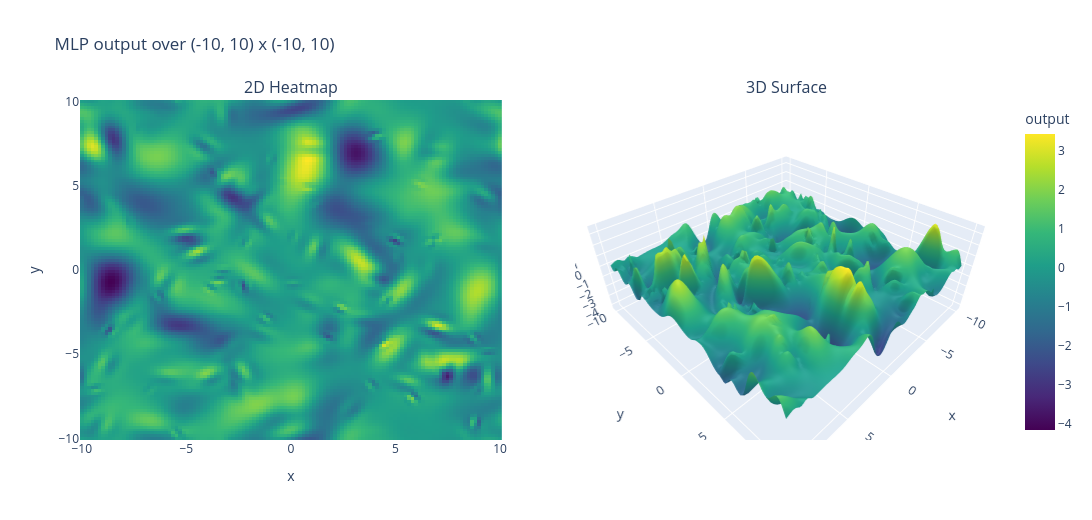

Here is the notebook cell this chart was saved with:
### Code cell
def evaluate_on_grid(model, x_range=(-10, 10), y_range=(-10, 10), resolution=120):
    x = np.linspace(x_range[0], x_range[1], resolution)
    y = np.linspace(y_range[0], y_range[1], resolution)
    xx, yy = np.meshgrid(x, y)
    grid = np.stack([xx.flatten(), yy.flatten()], axis=-1)

    with torch.no_grad():
        inputs = torch.from_numpy(grid).float()
        outputs = model(inputs).numpy().reshape(resolution, resolution)

    return x, y, xx, yy, outputs


def plot_2d_3d(model, x_range=(-10, 10), y_range=(-10, 10), resolution=120):
    x, y, xx, yy, outputs = evaluate_on_grid(
        model, x_range=x_range, y_range=y_range, resolution=resolution
    )

    # 2D heatmap and 3D surface side-by-side
    fig = make_subplots(
        rows=1,
        cols=2,
        specs=[[{"type": "heatmap"}, {"type": "surface"}]],
        subplot_titles=("2D Heatmap", "3D Surface"),
        horizontal_spacing=0.08,
    )

    fig.add_trace(
        go.Heatmap(
            z=outputs, x=x, y=y, colorscale="Viridis", colorbar=dict(title="output")
        ),
        row=1,
        col=1,
    )

    fig.add_trace(
        go.Surface(z=outputs, x=xx, y=yy, colorscale="Viridis", showscale=False),
        row=1,
        col=2,
    )

    fig.update_xaxes(title_text="x", row=1, col=1)
    fig.update_yaxes(title_text="y", row=1, col=1)
    fig.update_scenes(
        xaxis_title="x", yaxis_title="y", zaxis_title="output", row=1, col=2
    )
    fig.update_layout(
        height=520, width=1200, title=f"MLP output over {x_range} x {y_range}"
    )
    fig.show()


s = 10
r = (-s, s)
plot_2d_3d(model, x_range=r, y_range=r, resolution=120)

### Figure 1 — Plotly figure (JSON) as saved in the notebook; plotly's stock layout.template omitted (floating-point values rounded to 4 significant figures; data arrays with more than 128 entries replaced by an {"elided": "..."} marker saying what was removed)
{"data": [{"colorbar": {"title": {"text": "output"}}, "colorscale": [[0, "#440154"], [0.1111, "#482878"], [0.2222, "#3e4989"], [0.3333, "#31688e"], [0.4444, "#26828e"], [0.5556, "#1f9e89"], [0.6667, "#35b779"], [0.7778, "#6ece58"], [0.8889, "#b5de2b"], [1, "#fde725"]], "type": "heatmap", "x": [-10.0, -9.832, -9.664, -9.496, -9.328, -9.16, -8.992, -8.824, -8.655, -8.487, -8.319, -8.151, -7.983, -7.815, -7.647, -7.479, -7.311, -7.143, -6.975, -6.807, -6.639, -6.471, -6.303, -6.134, -5.966, -5.798, -5.63, -5.462, -5.294, -5.126, -4.958, -4.79, -4.622, -4.454, -4.286, -4.118, -3.95, -3.782, -3.613, -3.445, -3.277, -3.109, -2.941, -2.773, -2.605, -2.437, -2.269, -2.101, -1.933, -1.765, -1.597, -1.429, -1.261, -1.092, -0.9244, -0.7563, -0.5882, -0.4202, -0.2521, -0.08403, 0.08403, 0.2521, 0.4202, 0.5882, 0.7563, 0.9244, 1.092, 1.261, 1.429, 1.597, 1.765, 1.933, 2.101, 2.269, 2.437, 2.605, 2.773, 2.941, 3.109, 3.277, 3.445, 3.613, 3.782, 3.95, 4.118, 4.286, 4.454, 4.622, 4.79, 4.958, 5.126, 5.294, 5.462, 5.63, 5.798, 5.966, 6.134, 6.303, 6.471, 6.639, 6.807, 6.975, 7.143, 7.311, 7.479, 7.647, 7.815, 7.983, 8.151, 8.319, 8.487, 8.655, 8.824, 8.992, 9.16, 9.328, 9.496, 9.664, 9.832, 10.0], "xaxis": "x", "y": [-10.0, -9.832, -9.664, -9.496, -9.328, -9.16, -8.992, -8.824, -8.655, -8.487, -8.319, -8.151, -7.983, -7.815, -7.647, -7.479, -7.311, -7.143, -6.975, -6.807, -6.639, -6.471, -6.303, -6.134, -5.966, -5.798, -5.63, -5.462, -5.294, -5.126, -4.958, -4.79, -4.622, -4.454, -4.286, -4.118, -3.95, -3.782, -3.613, -3.445, -3.277, -3.109, -2.941, -2.773, -2.605, -2.437, -2.269, -2.101, -1.933, -1.765, -1.597, -1.429, -1.261, -1.092, -0.9244, -0.7563, -0.5882, -0.4202, -0.2521, -0.08403, 0.08403, 0.2521, 0.4202, 0.5882, 0.7563, 0.9244, 1.092, 1.261, 1.429, 1.597, 1.765, 1.933, 2.101, 2.269, 2.437, 2.605, 2.773, 2.941, 3.109, 3.277, 3.445, 3.613, 3.782, 3.95, 4.118, 4.286, 4.454, 4.622, 4.79, 4.958, 5.126, 5.294, 5.462, 5.63, 5.798, 5.966, 6.134, 6.303, 6.471, 6.639, 6.807, 6.975, 7.143, 7.311, 7.479, 7.647, 7.815, 7.983, 8.151, 8.319, 8.487, 8.655, 8.824, 8.992, 9.16, 9.328, 9.496, 9.664, 9.832, 10.0], "yaxis": "y", "z": {"elided": "120x120 float values"}}, {"colorscale": [[0, "#440154"], [0.1111, "#482878"], [0.2222, "#3e4989"], [0.3333, "#31688e"], [0.4444, "#26828e"], [0.5556, "#1f9e89"], [0.6667, "#35b779"], [0.7778, "#6ece58"], [0.8889, "#b5de2b"], [1, "#fde725"]], "scene": "scene", "showscale": false, "type": "surface", "x": {"elided": "120x120 float values"}, "y": {"elided": "120x120 float values"}, "z": {"elided": "120x120 float values"}}], "layout": {"annotations": [{"font": {"size": 16}, "showarrow": false, "text": "2D Heatmap", "x": 0.23, "xanchor": "center", "xref": "paper", "y": 1, "yanchor": "bottom", "yref": "paper"}, {"font": {"size": 16}, "showarrow": false, "text": "3D Surface", "x": 0.77, "xanchor": "center", "xref": "paper", "y": 1, "yanchor": "bottom", "yref": "paper"}], "height": 520, "scene": {"domain": {"x": [0.54, 1], "y": [0, 1]}, "xaxis": {"title": {"text": "x"}}, "yaxis": {"title": {"text": "y"}}, "zaxis": {"title": {"text": "output"}}}, "title": {"text": "MLP output over (-10, 10) x (-10, 10)"}, "width": 1200, "xaxis": {"anchor": "y", "domain": [0, 0.46], "title": {"text": "x"}}, "yaxis": {"anchor": "x", "domain": [0, 1], "title": {"text": "y"}}}}
